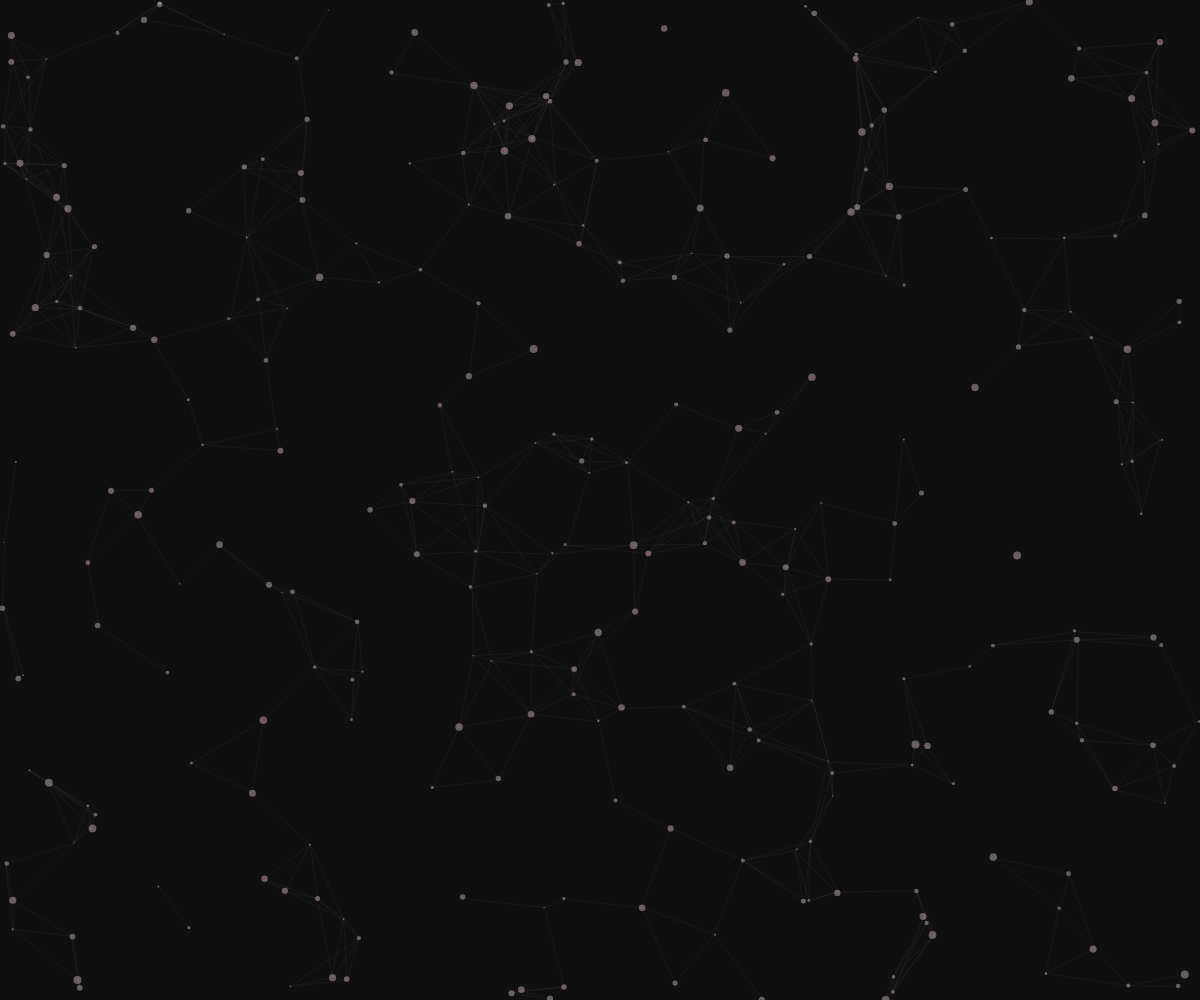
Frame 1 (no input)
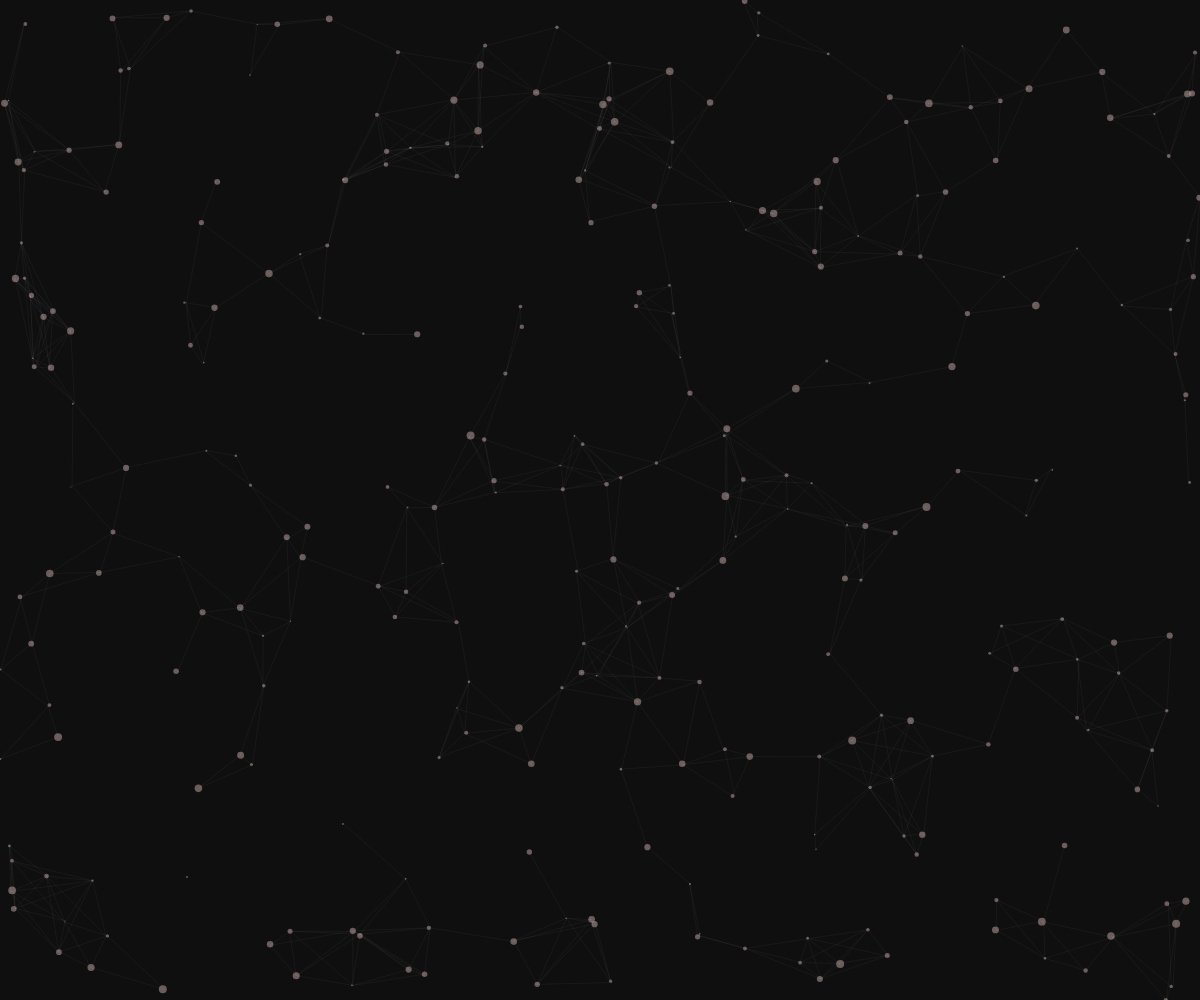
Frame 60 (no input)
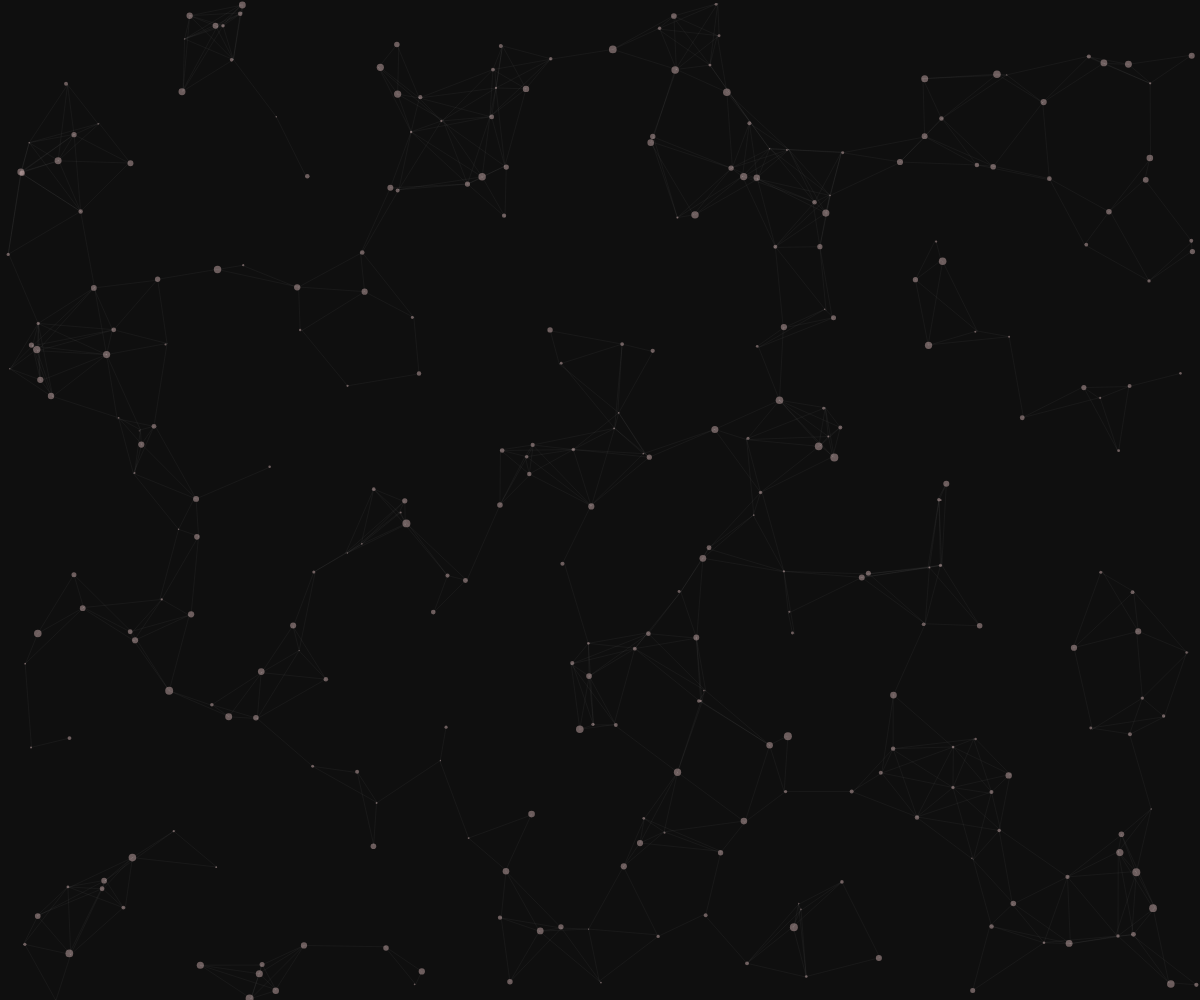
Frame 120 (the mouse pressed at the canvas centre since frame 60)

The p5.js sketch that drew these frames (run headless with seeded random() and noise() and a simulated clock; from frame 60 on, the mouse is pressed at the canvas centre):

// p5.js sketch
// ── sketch.js
/*
 * @name Particles
 * @arialabel Small light grey circles connected by thin lines floating around a black background
 * @description There is a light-weight JavaScript library named
 * particle.js which creates a very pleasing particle system.
 * This is an attempt to recreate that particle system using p5.js.
 * Inspired by Particle.js, contributed by Sagar Arora.
 */


// this class describes the properties of a single particle.
class Particle {
  // setting the co-ordinates, radius and the
  // speed of a particle in both the co-ordinates axes.
    constructor(){
      this.x = random(0,width);
      this.y = random(0,height);
      this.r = random(1,8);
      this.xSpeed = random(-2,2);
      this.ySpeed = random(-1,1.5);
    }
  
  // creation of a particle.
    createParticle() {
      noStroke();
      fill('rgba(200,169,169,0.5)');
      circle(this.x,this.y,this.r);
    }
  
  // setting the particle in motion.
    moveParticle() {
      if(this.x < 0 || this.x > width)
        this.xSpeed*=-1;
      if(this.y < 0 || this.y > height)
        this.ySpeed*=-1;
      this.x+=this.xSpeed;
      this.y+=this.ySpeed;
    }
  
  // this function creates the connections(lines)
  // between particles which are less than a certain distance apart
    joinParticles(particles) {
      particles.forEach(element =>{
        let dis = dist(this.x,this.y,element.x,element.y);
        if(dis<85) {
          stroke('rgba(255,255,255,0.04)');
          line(this.x,this.y,element.x,element.y);
        }
      });
    }
  }
  
  // an array to add multiple particles
  let particles = [];
  
  function setup() {
    createCanvas(windowWidth, windowHeight);
    for(let i = 0;i<width/4;i++){
      particles.push(new Particle());
    }
  }
  
  function draw() {
    background('#0f0f0f');
    for(let i = 0;i<particles.length;i++) {
      particles[i].createParticle();
      particles[i].moveParticle();
      particles[i].joinParticles(particles.slice(i));
    }
  }
  
